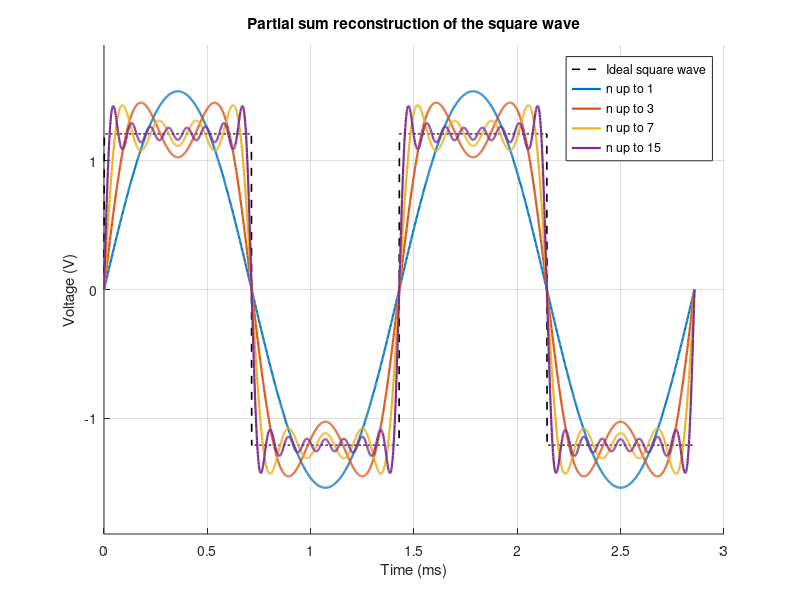

This figure's MATLAB source:
% Square wave partial sum reconstruction
% Uses b_n = (4.84/(2*pi*n))*(1 - (-1)^n), a_n = 0 (from hand calculations)

clear; clc; close all;

%% Parameters
f0  = 700;          % fundamental frequency [Hz] (from FFT peak)
T   = 1/f0;         % period [s]
w0  = 2*pi*f0;      % angular frequency [rad/s]
K   = 4.84;         % constant from hand calculation of b_n
numPeriods = 2;     % number of periods to plot

%% Choose the n values here (largest harmonic for each partial sum)
% Edit this vector to change which partial sums are plotted
Nlist = [1 3 7 15];

%% Time vector
t = linspace(0, numPeriods*T, 2000);

%% Ideal square wave (amplitude K/4, matches b_n above)
A = K/4;
ideal = A * sign(sin(w0*t));

%% Theoretical coefficients
bn = @(n) (K ./ (2*pi*n)) .* (1 - (-1).^n);   % zero for even n
an = @(n) zeros(size(n));                      % a_n = 0 for all n

%% Build partial sums
figure; hold on; grid on;
plot(t*1000, ideal, 'k--', 'LineWidth', 1.2, 'DisplayName', 'Ideal square wave');

colors = lines(numel(Nlist));
for k = 1:numel(Nlist)
    N = Nlist(k);
    f = zeros(size(t));                 % a_0/2 = 0
    for n = 1:N
        f = f + an(n)*cos(n*w0*t) + bn(n)*sin(n*w0*t);
    end
    plot(t*1000, f, 'Color', colors(k,:), 'LineWidth', 1.6, ...
         'DisplayName', sprintf('n up to %d', N));
end

xlabel('Time (ms)');
ylabel('Voltage (V)');
title('Partial sum reconstruction of the square wave');
legend('Location', 'best');
ylim([-1.9 1.9]);
hold off;

%% Optional: print the coefficients used
fprintf('\n n    b_n (V)\n');
for n = 1:max(Nlist)
    fprintf('%2d    %.4f\n', n, bn(n));
end
